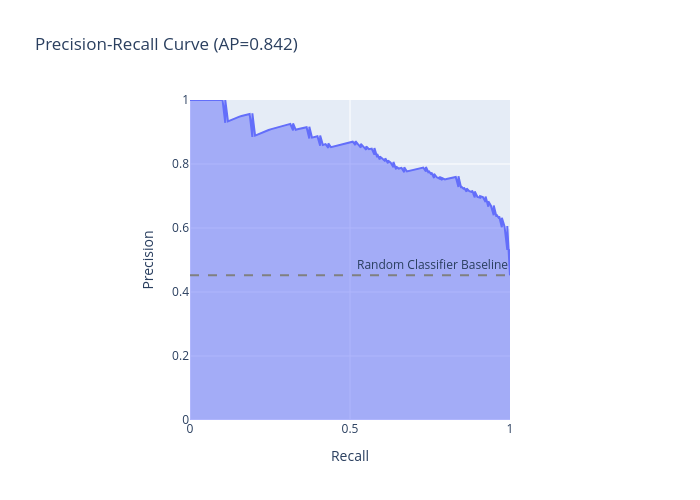

Here is the notebook cell this chart was saved with:
### Code cell
fig = px.area(
    x=recall, 
    y=precision,
    title=f'Precision-Recall Curve (AP={ap_score:.3f})',
    labels=dict(x='Recall', y='Precision'),
    width=700, 
    height=500
)

fig.update_layout(
    xaxis=dict(range=[0, 1], constrain='domain'),
    yaxis=dict(range=[0, 1], scaleanchor="x", scaleratio=1),
    hovermode='x unified'
)


baseline = sum(y_test) / len(y_test)
fig.add_hline(y=baseline, line_dash="dash", line_color="gray", 
              annotation_text="Random Classifier Baseline")

fig.show()

### Figure 1 — Plotly figure (JSON) as saved in the notebook; plotly's stock layout.template omitted (floating-point values rounded to 4 significant figures; data arrays with more than 128 entries replaced by an {"elided": "..."} marker saying what was removed)
{"data": [{"fillpattern": {"shape": ""}, "hovertemplate": "Recall=%{x}<br>Precision=%{y}<extra></extra>", "legendgroup": "", "line": {"color": "#636efa"}, "marker": {"symbol": "circle"}, "mode": "lines", "name": "", "orientation": "v", "showlegend": false, "stackgroup": "1", "type": "scatter", "x": {"elided": "262 float values"}, "xaxis": "x", "y": {"elided": "262 float values"}, "yaxis": "y"}], "layout": {"annotations": [{"showarrow": false, "text": "Random Classifier Baseline", "x": 1, "xanchor": "right", "xref": "x domain", "y": 0.4521, "yanchor": "bottom", "yref": "y"}], "height": 500, "hovermode": "x unified", "legend": {"tracegroupgap": 0}, "shapes": [{"line": {"color": "gray", "dash": "dash"}, "type": "line", "x0": 0, "x1": 1, "xref": "x domain", "y0": 0.4521, "y1": 0.4521, "yref": "y"}], "title": {"text": "Precision-Recall Curve (AP=0.842)"}, "width": 700, "xaxis": {"anchor": "y", "constrain": "domain", "domain": [0, 1], "range": [0, 1], "title": {"text": "Recall"}}, "yaxis": {"anchor": "x", "domain": [0, 1], "range": [0, 1], "scaleanchor": "x", "scaleratio": 1, "title": {"text": "Precision"}}}}
